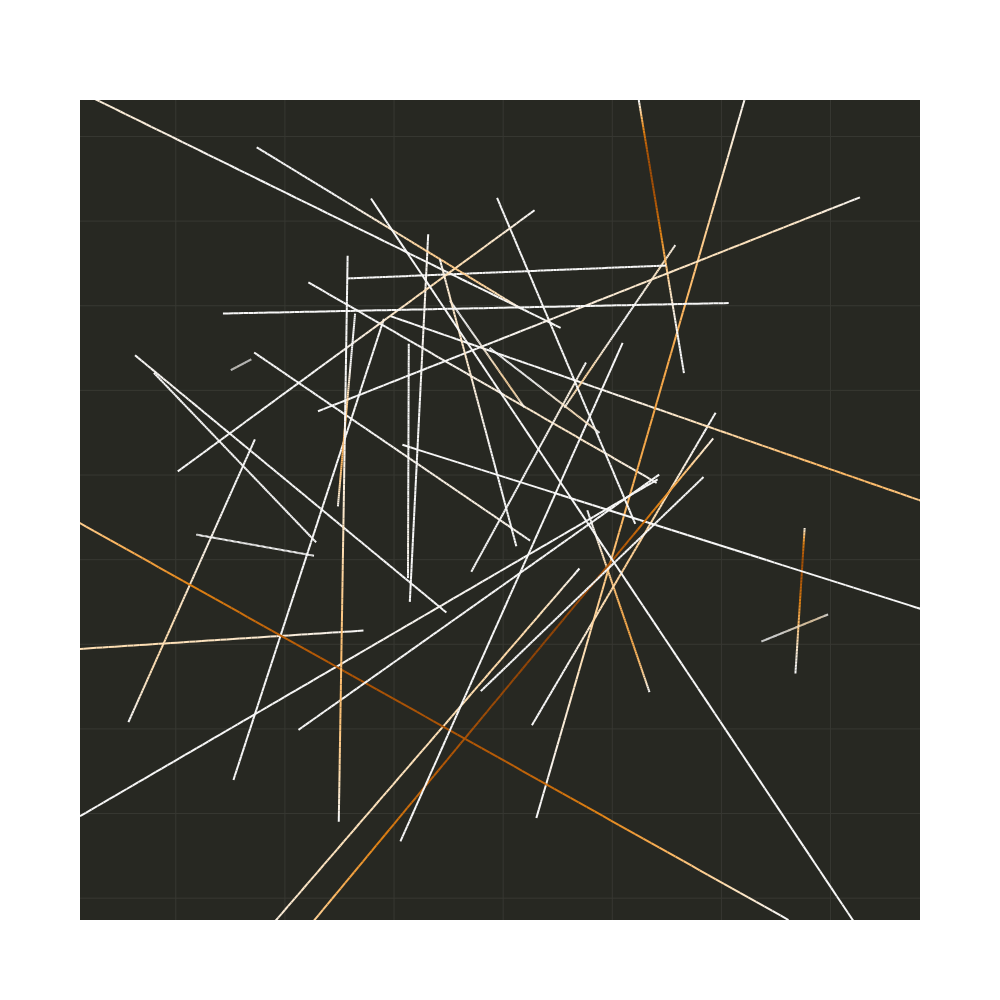

Source (notebook cell):
### Code cell
import numpy as np
import plotly.graph_objects as go
import plotly.express as px
import torch
import sklearn.decomposition
import itertools

def parameters_to_vector(model):
    return torch.concat([param_tensor.reshape(-1) for param_tensor in model.parameters()])

def plotly_draw_line(fig, x_from, y_from, x_to, y_to, color):
    fig.add_trace(go.Scatter(
        x=[x_from, x_to],
        y=[y_from, y_to],
        mode='lines',
        line=dict(color=color, width=2),
        showlegend=False
    ))

def soft_extents(array, index):
    array = sorted(array)
    return array[index], array[-index]

param_matrix = np.stack([
    parameters_to_vector(model).detach().cpu().numpy().astype(np.float64)
    for run in runs_data for model in [run["wmlp1"], run["mlp1"], run["wmlp2"], run["mlp2"]]
], axis=0)
param_pca = sklearn.decomposition.PCA(2, svd_solver="full").fit_transform(param_matrix)
mean_losses_matrix = np.stack([
    mean_losses
    for run in runs_data for mean_losses in [run["mean_losses_wmlp"], run["mean_losses_mlp"]]
], axis=0)

mlp_mode = 1

# param_pca: [4*run_id: wmlp1, 4*run_id+1: mlp1, 4*run_id+2: wmlp2, 4*run_id+3: mlp2]
# mean_losses_matrix: [2*run_id: wmlp (between 1 and 2), 2*run_id+1: mlp (between 1 and 2)]
fig = go.Figure()
all_convexity_errors = []
for run_id in range(len(runs_data)):
    mean_losses = mean_losses_matrix[2*run_id+mlp_mode]

    def convexity_error(x, y, x1, y1, x2, y2):
        if not x1 <= x < x2:
            return 0.
        # if y > y1 + (y2-y1)/(x2-x1)*(x-x1):
        return (y - (y1 + (y2-y1)/(x2-x1)*(x-x1))) # / (max(y, y1, y2) - min(y, y1, y2))
        # return 0.

    loss_points = np.stack([np.linspace(0, 1, len(mean_losses)), mean_losses], axis=1)
    convexity_errors = [
        (max(
            convexity_error(*p, *p1, *p2)
            for p1 in loss_points[:i]
            for p2 in loss_points[i+1:]
        ) / (max(mean_losses) - min(mean_losses)))
        if i > 0 and i < len(loss_points) - 1 else 0.
        for i, p in enumerate(loss_points)
    ]
    all_convexity_errors.append(convexity_errors)

    param_from, param_to = param_pca[4*run_id+mlp_mode], param_pca[4*run_id+2+mlp_mode]
    param_line_points = np.linspace(param_from, param_to, len(mean_losses))
    for i, error in enumerate(convexity_errors[:-1]):
        # color = px.colors.sample_colorscale('haline', error)[0]
        color = px.colors.sample_colorscale('PuOr', 1-(error  * 0.5 + 0.5))[0]
        plotly_draw_line(fig, *param_line_points[i], *param_line_points[i+1], color)

fig.update_layout(title="", xaxis_title="X", yaxis_title="Y", width=1000, height=1000,
                   xaxis_range=soft_extents(param_pca[mlp_mode::2,0], 3), yaxis_range=soft_extents(param_pca[mlp_mode::2,1], 3),

    plot_bgcolor='#272822',
        xaxis=dict(color='white', gridcolor='#373832', zeroline=False),
        yaxis=dict(color='white', gridcolor='#373832', zeroline=False),
    )
fig.show()
